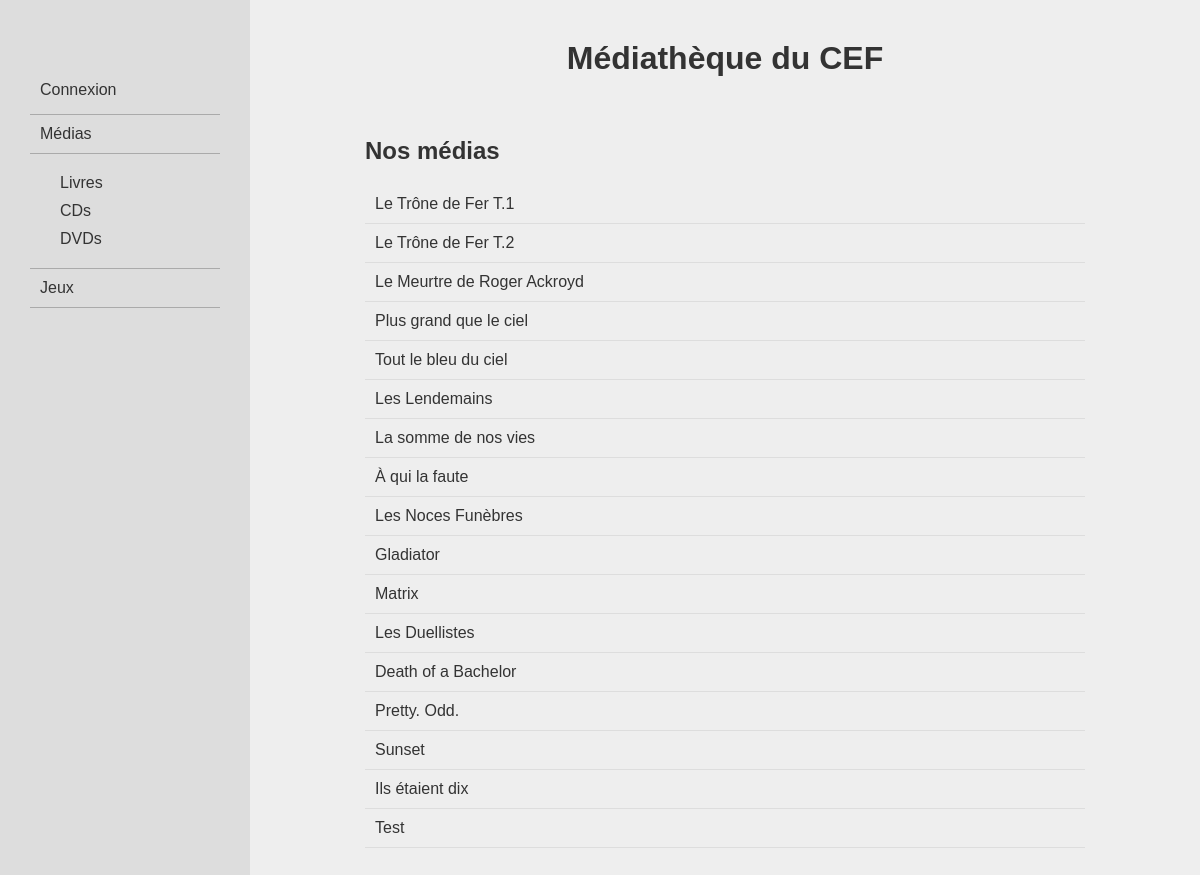
Before: / with the older database file.
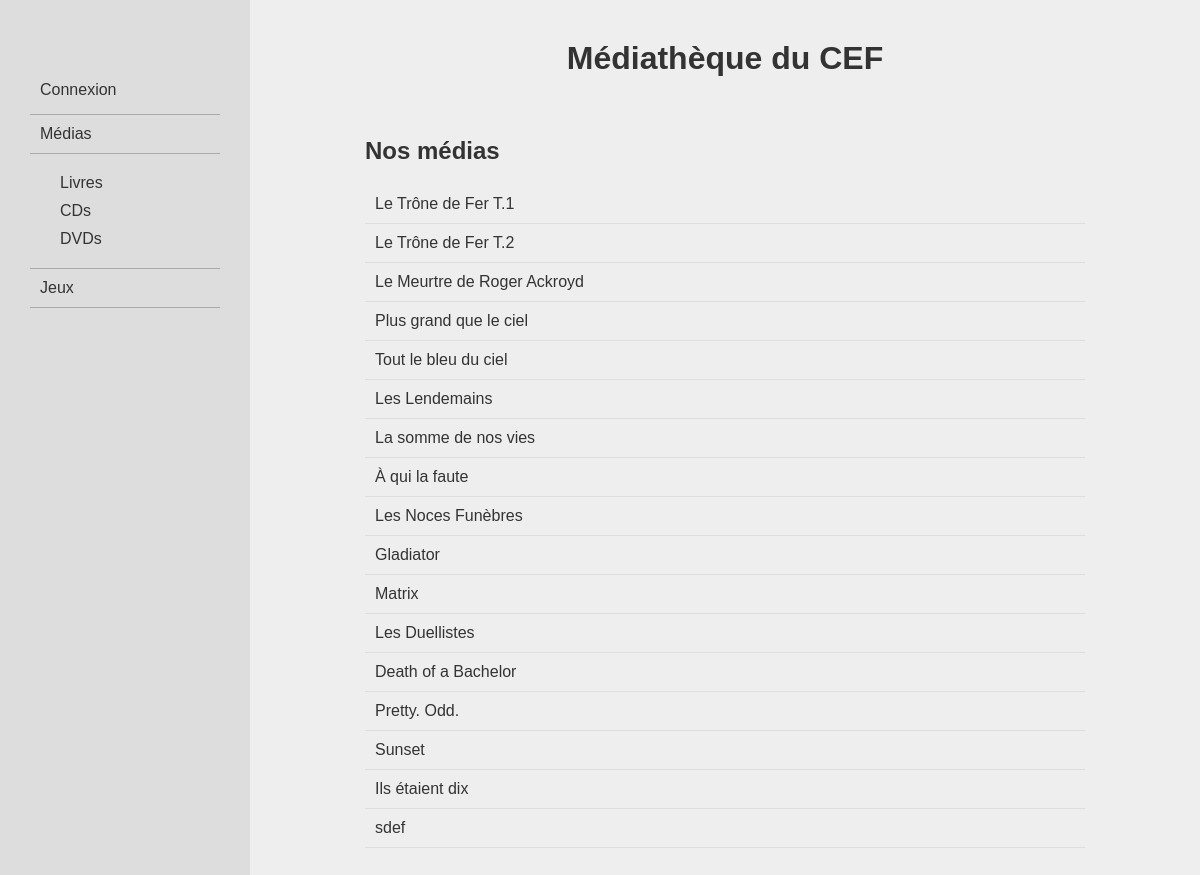
After: the same page with the newer database file.
### logisticMediatheque/models.py (models this page shows)
class Medias (models.Model):
    title = models.CharField(max_length = 100, unique = True)
    issue = models.DateField()
    borrower = models.ForeignKey(Membres, on_delete= models.DO_NOTHING, null=True)
    dateLoan = models.DateField(null = True, blank = True)
    MEDIATYPES = [
        ("livre", "Livre"),
        ("cd", "CD"),
        ("dvd", "DVD")
    ]
    mediaType = models.CharField(choices=MEDIATYPES, max_length=5, default="livre")

### logisticMediatheque/views.py (the view)
# urls.py: path('', views.dashboard, name = 'dashboard'),
def dashboard(request):
    return render(request, "logisticMediatheque/listMedias.html", {"items": Medias.objects.all() })

### logisticMediatheque/templates/logisticMediatheque/listMedias.html (shortened to what this page needs)
{% extends 'logisticMediatheque/base.html' %}
{% block content %}
    <h2>Nos médias {{type}}</h2>
    {% for item in items %}
        <div class="item">
            <a href="{% url 'logisticMediatheque:mediaDetail' item.mediaType item.id %}">{{item.title}}</a>
        </div>
    {% endfor %}
{% endblock content %}

Changed rows visible on the page:
removed Medias: title "Test"
added Medias: title "sdef"
